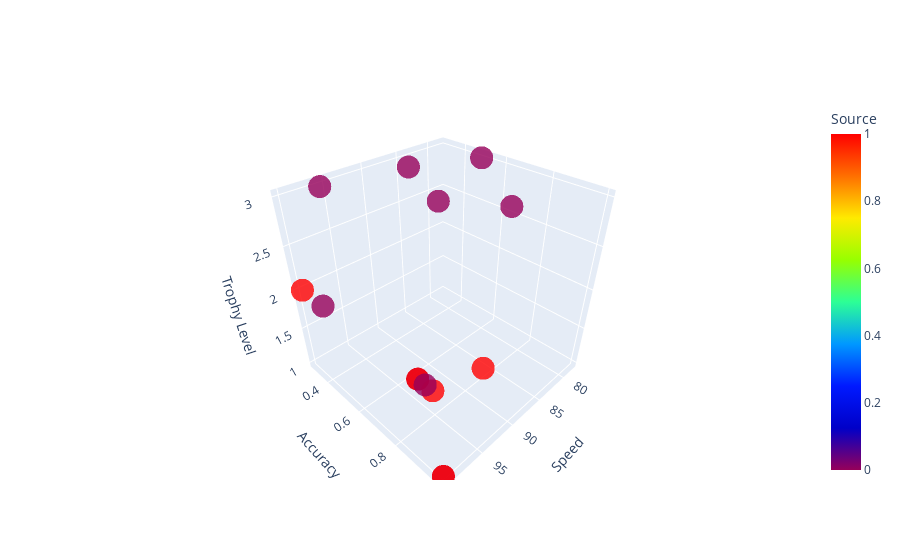

Here is the notebook cell this chart was saved with:
### Code cell
fig = go.Figure(data=[go.Scatter3d(
    x=df_h['speed'],
    y=df_h['accuracy'],
    z=df_h['trophy_level'],
    mode='markers',
    marker=dict(
        size=8,
        color=df_h['source'], 
        colorscale='Rainbow',
        opacity=0.8,
         colorbar=dict(title="Source")
    )
)])
fig.update_layout(
    scene=dict(
        xaxis_title="Speed",
        yaxis_title="Accuracy",
        zaxis_title="Trophy Level"
    ),
    #margin=dict(l=0, r=0, b=0, t=0)
)
#fig.update_layout(margin=dict(l=0, r=0, b=0, t=0))
fig.show()
#majority in level 3 have high speed but low accuracy

### Figure 1 — Plotly figure (JSON) as saved in the notebook; plotly's stock layout.template omitted (floating-point values rounded to 4 significant figures)
{"data": [{"marker": {"color": [0, 0, 1, 1, 0, 0, 0, 1, 1, 1, 0, 0, 0, 0], "colorbar": {"title": {"text": "Source"}}, "colorscale": [[0, "rgb(150,0,90)"], [0.125, "rgb(0,0,200)"], [0.25, "rgb(0,25,255)"], [0.375, "rgb(0,152,255)"], [0.5, "rgb(44,255,150)"], [0.625, "rgb(151,255,0)"], [0.75, "rgb(255,234,0)"], [0.875, "rgb(255,111,0)"], [1, "rgb(255,0,0)"]], "opacity": 0.8, "size": 8}, "mode": "markers", "type": "scatter3d", "x": [100, 100, 100, 100, 96, 86, 78, 100, 95, 100, 100, 86, 100, 90], "y": [0.9, 1, 0.96, 0.9, 0.31, 0.38, 0.5, 0.3, 1, 1, 0.93, 0.84, 0.43, 0.66], "z": [2, 1, 2, 2, 3, 3, 3, 2, 2, 1, 2, 3, 2, 3]}], "layout": {"scene": {"xaxis": {"title": {"text": "Speed"}}, "yaxis": {"title": {"text": "Accuracy"}}, "zaxis": {"title": {"text": "Trophy Level"}}}}}
